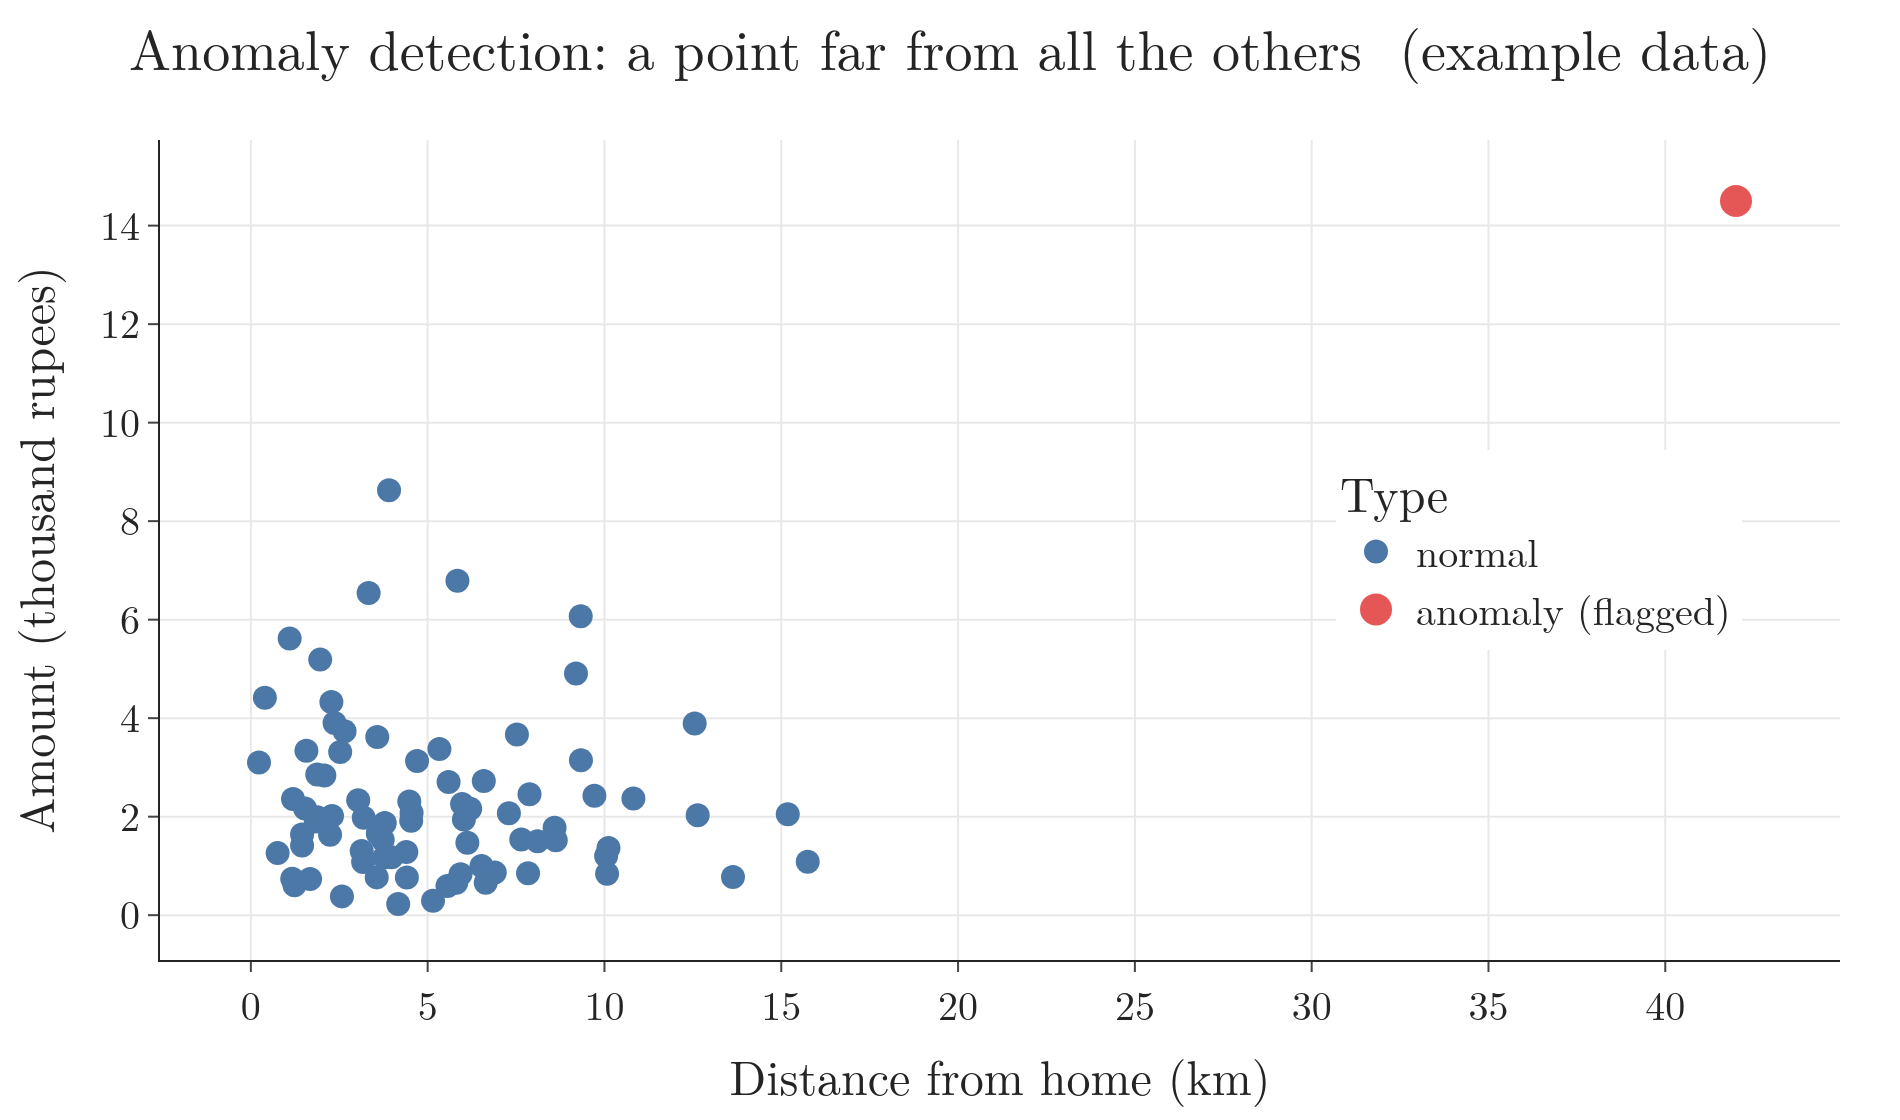

The script that drew this image:
"""Anomaly detection: one transaction far from all the normal ones. Example data. Plotly: a scatter."""
from pathlib import Path

import numpy as np
import plotly.graph_objects as go

here = Path(__file__).parent
rng = np.random.default_rng(5)
amount, dist = rng.gamma(2.0, 1.2, 80), rng.gamma(2.0, 2.5, 80)        # normal: small and close to home

fig = go.Figure()
fig.add_scatter(x=dist, y=amount, mode="markers", name="normal", marker=dict(size=12, color="#4C78A8"))
fig.add_scatter(x=[42.0], y=[14.5], mode="markers", name="anomaly (flagged)", marker=dict(size=16, color="#E45756"))
fig.update_layout(template="simple_white", width=950, height=560, font=dict(family="Latin Modern Roman", size=20),
                  title=dict(text="Anomaly detection: a point far from all the others  (example data)", x=0.5),
                  xaxis=dict(title="Distance from home (km)", showgrid=True),
                  yaxis=dict(title="Amount (thousand rupees)", showgrid=True),
                  legend=dict(title="Type", x=0.7, y=0.5), margin=dict(l=80, r=30, t=70, b=70))
fig.write_image(here / "anomaly.png", scale=2)
fig.write_image(here / "anomaly.pdf")
